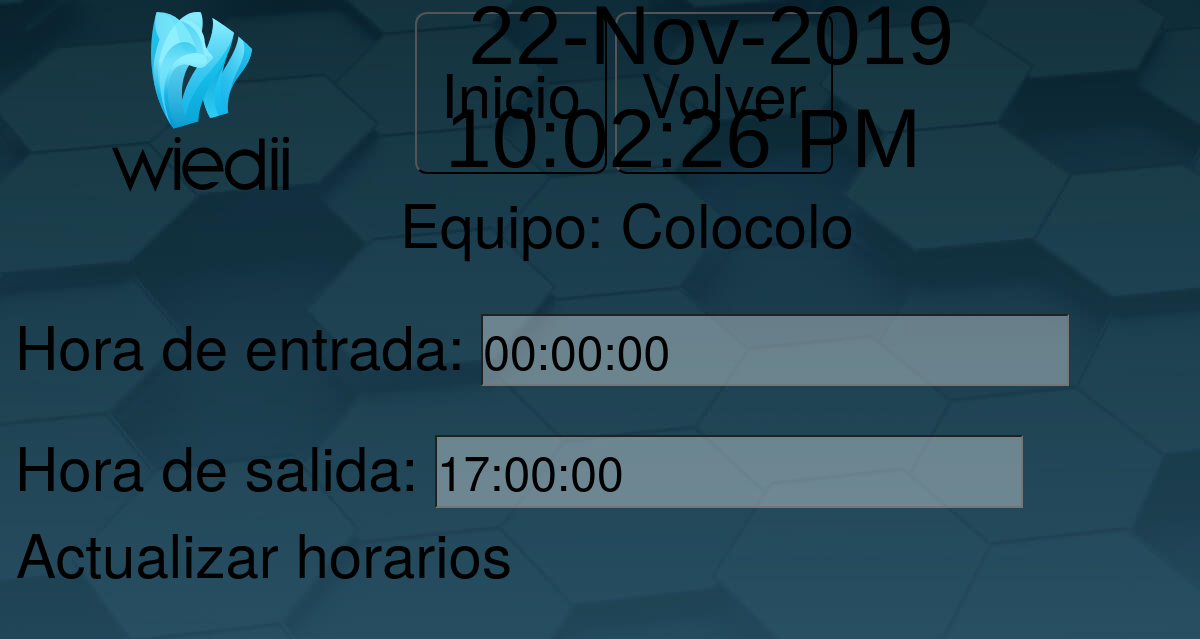
Screenshot of /include/edit_teams.php?id=1 with the database file from the repository.
### tables this page shows
CREATE TABLE `equipos` (
  `Id_equipo` int(11) NOT NULL,
  `nombre_equipo` varchar(255) NOT NULL,
  `hora_entrada` time NOT NULL,
  `hora_salida` time NOT NULL
);

### include/edit_teams.php (the view, shortened to what this page needs)
<?php
include "../db.php";
$hora_entrada = '';
$hora_salida= '';
if  (isset($_GET['id'])) {
  $id = $_GET['id'];
  $query = "SELECT * FROM equipos WHERE Id_equipo=$id";
  $result_team = mysqli_query($conn, $query);
  if (mysqli_num_rows($result_team) == 1) {
    $row = mysqli_fetch_array($result_team);
    $hora_entrada = $row['hora_entrada'];
    $hora_salida= $row['hora_salida'];
    $equipo=$row['nombre_equipo'];
  }
  else echo "<script>
         alert('No ha encontrado nada, error en la base de datos');window.history.back()</script>";
}
?>
<?php include('header.php'); ?>
<div class="container p-4">
  <div class="row">
    <div class="">
      <div class="card card-body">
      <form action="edit_teams.php?id=<?php echo $_GET['id']; ?>" method="POST">
        <div class="form-group" style="margin-top: 15vw;">
          Equipo: <?php echo $equipo?>
          <br>
          Hora de entrada:
          <input name="hora_entrada" type="text"  value="<?php echo $hora_entrada; ?>"
          placeholder="07:00:00">
          <br>
          Hora de salida:
          <input name="hora_salida" value="<?php echo $hora_salida; ?>"placeholder="07:00:00" >
        <br>
        <button class="bguarda btn" name="updatet">
          Actualizar horarios</button>
        </div>
      </form>
      </div>
    </div>
  </div>
</div>
<?php include('footer.php'); ?>

### css/style.css (style rules this page uses)
body { font-family: "Helvetica Neue", Helvetica, Arial, sans-serif; font-size: 5vw; line-height: 1.42857143; color: black; background-color: white; }
.bguarda { margin-top: 0vw; background-color: transparent; padding: 0vw 0vw; text-align: center; text-decoration: none; display: inline-block; font-size: 5vw; border-radius: 12px; }
* { margin: 0; padding: 0; box-sizing: border-box; }
input { background-color: rgba(238, 244, 245, 0.363); color: white; }
::placeholder { color: white; opacity: 1; }
button, input, optgroup, select, textarea { color: black; background-color: rgba(238, 244, 245, 0.363); font-size: 4vw; font-size-adjust: none; margin-top: 4vw; }

### rows the page displays
equipos: nombre_equipo "Colocolo", hora_entrada "00:00:00", hora_salida "17:00:00"
